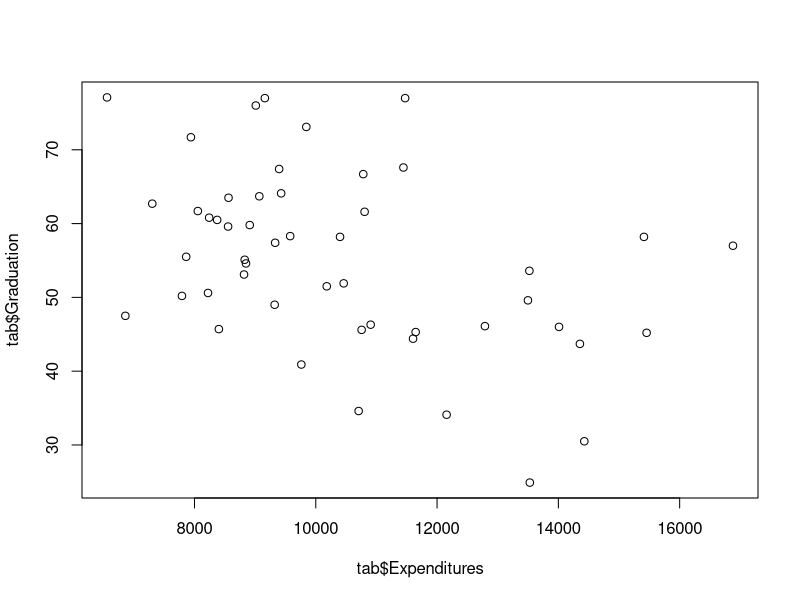

Recreate this plot in R.

## We set variables using "<-"
tab <- read.csv("city_graduation_and_expenditures.csv")

## Plots from the "tab" table the $Expenditures details against the 
## $Graduatio detais

plot( tab$Expenditures, tab$Graduation)


